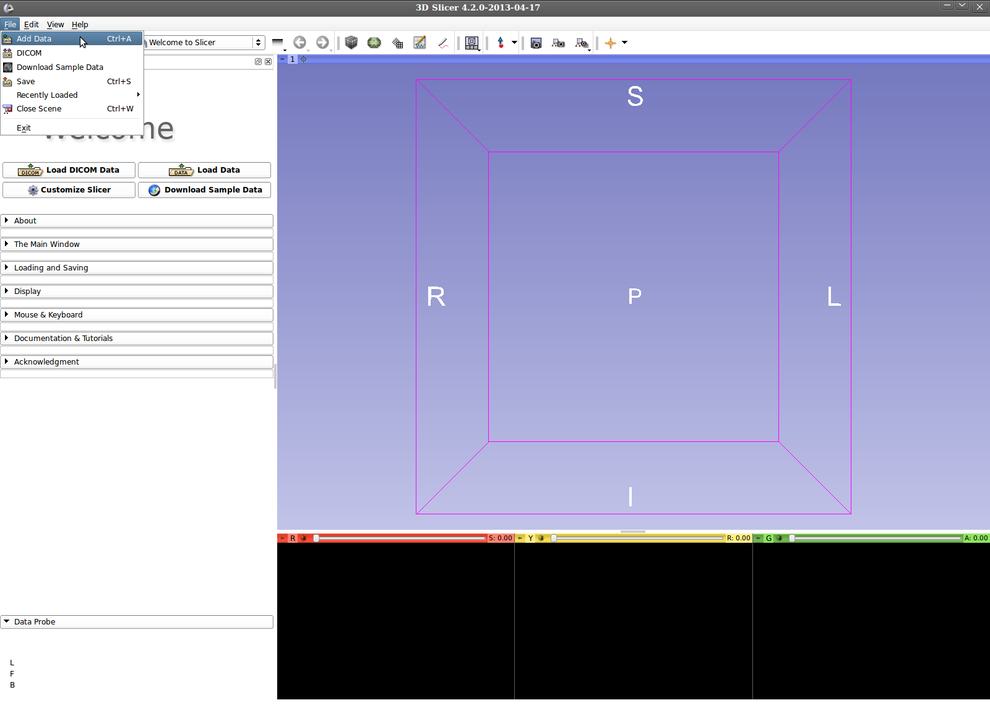
//> input picture documentation/wikiPage/LoadData.png, 990 x 713 px, shrunk from 1600 x 1152 before the run
$ ./imageglob2mha ../../../documentation/wikiPage/LoadData.png   (built with g++ and OpenCV 4)
//> lines starting //> are read from the running program, lines starting //| are printed output that depends on the picture

#include "vtkImageViewer.h"
#include "vtkRenderWindowInteractor.h"
#include "vtkStructuredPointsReader.h"
#include "vtkPiecewiseFunction.h"
#include "vtkColorTransferFunction.h"
#include "vtkVolumeProperty.h"
#include "vtkVolumeRayCastMapper.h"
#include "vtkVolumeRayCastCompositeFunction.h"
#include "vtkVolume.h"
#include "vtkRenderer.h"
#include "vtkPoints.h"
#include "vtkImageData.h"
#include "vtkSmartPointer.h"
#include "vtkMetaImageReader.h"
#include "vtkImageResample.h"
#include "opencv2/core/core.hpp"
#include <vtkMath.h>
#include <cmath>
#include <vector>
#include "KSegmentorBase.h"
#include "opencv2/imgproc/imgproc.hpp"
#include "opencv2/highgui/highgui.hpp"
#include "vtkMetaImageWriter.h"

#define SP( X )  vtkSmartPointer<X>
using namespace std;
using namespace cv;


SP(vtkImageData) makeVtkImage( const std::vector<cv::Mat> & image_glob )
{
  SP(vtkImageData) imgvol   =  SP(vtkImageData)::New();

  cv::Mat img1 = image_glob[0];

  imgvol->SetDimensions( img1.cols,img1.rows,image_glob.size() );
  imgvol->SetNumberOfScalarComponents(1);
  imgvol->SetSpacing(1.0,1.0,1.0);
  imgvol->SetOrigin( 0,0,0);
  imgvol->SetScalarTypeToUnsignedShort( );
  imgvol->AllocateScalars( );


  int nImgs = image_glob.size();
  double labelRange[2];
  unsigned short*  img_out  = (unsigned short *) imgvol->GetScalarPointer();
  int numel = img1.cols * img1.rows;
  for( int k = 0; k < nImgs; k++ ) {

    unsigned short*  img_k_in = (unsigned short *) image_glob[k].ptr<unsigned short>(0); // ->GetScalarPointer();
    for( int i=0; i<numel; i++ )
    {
      unsigned short ival =  img_k_in[i];
      img_out[i + k * numel] = ival;
    }
  }
  imgvol->GetScalarRange( labelRange );
  cout << "min,max: " << labelRange[0] << "," << labelRange[1] << endl;
  return imgvol;
}

int main( int argc, char **argv)
{

  std::vector< cv::Mat > image_glob(argc-1);

  if( argc >= 2 ) {
    for( int k = 1; k < argc; k++ ) {
      double dmin, dmax;
      cout << "attempting to load " << argv[k] << endl;
      cv::Mat img = imread(argv[k]); // read it from disk, fails if file name is wacked
//> img is the input picture: 713 rows x 990 cols, CV_8UC3; mean B, G, R 185.7, 159.6, 158.9
      cv::flip(img.clone(),img,0);
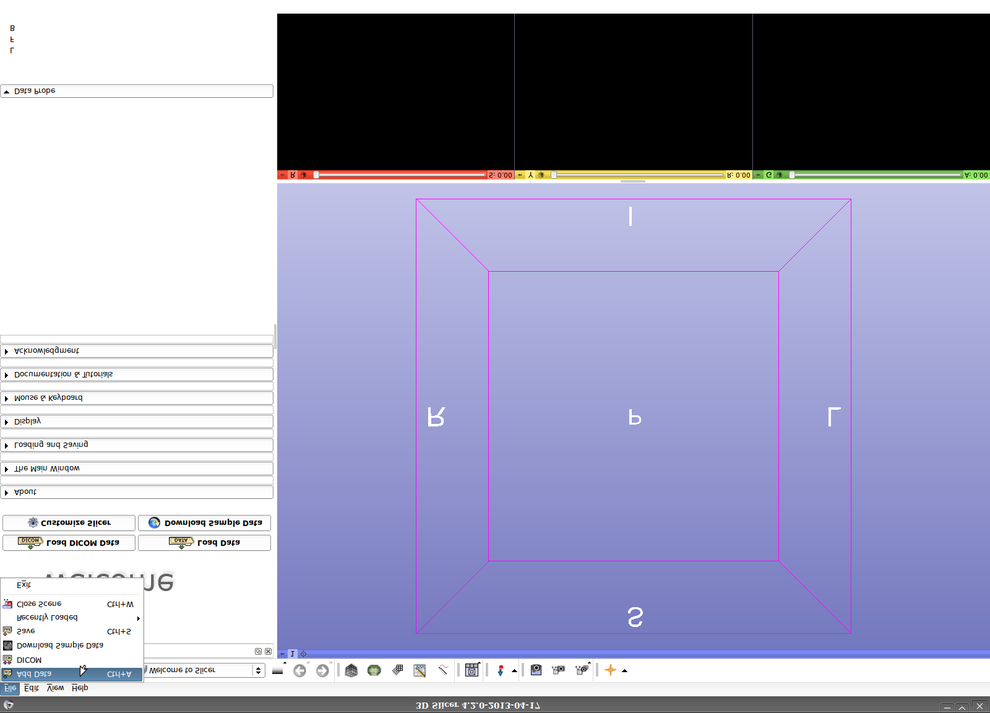
//> img: 713 rows x 990 cols, CV_8UC3; mean B, G, R 185.7, 159.6, 158.9

      if( img.channels() > 1 ) {
        img.clone().convertTo(img,CV_32FC3);
//> img: 713 rows x 990 cols, CV_32FC3
          cv::cvtColor(img.clone(),img,cv::COLOR_RGB2GRAY);
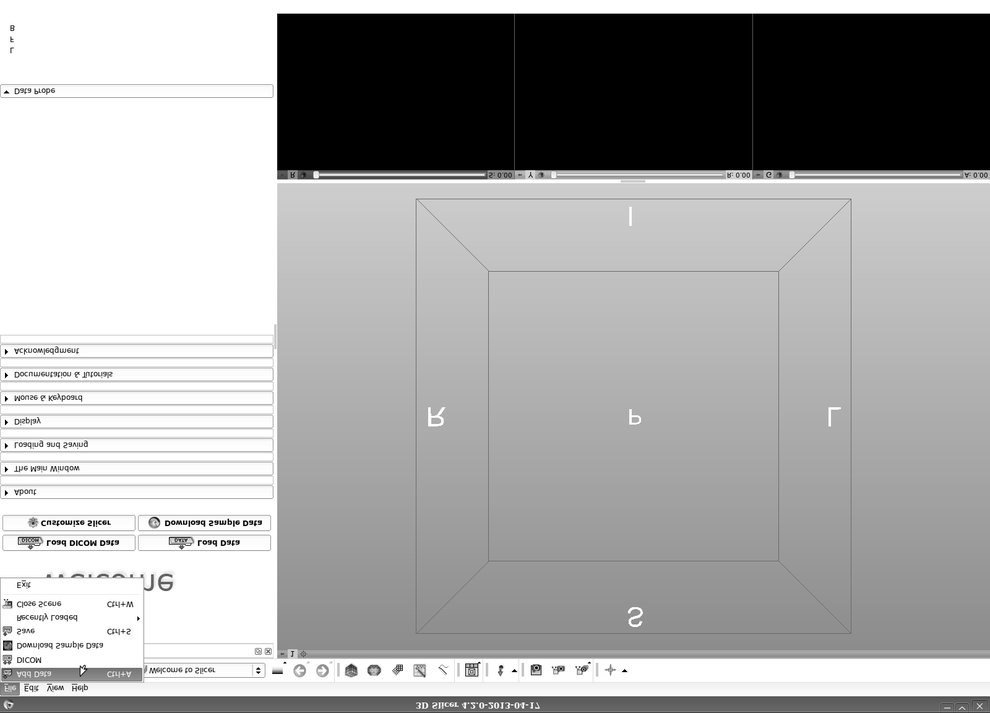
//> img: 713 rows x 990 cols, CV_32FC1; min 0, max 255, mean 167.3
      } else {
        img.clone().convertTo(img,CV_32FC1);
      }
      cv::minMaxLoc(img,&dmin,&dmax);
//> dmin = 0; dmax = 255
      cout << "initial min,max = " << dmin << "," << dmax << " ... ";
//| initial min,max = 0,255 ...
      img = (img - dmin) / (dmax - dmin) * (pow(2.0,12)-1.0);
      cv::minMaxLoc(img,&dmin,&dmax);
//> dmax = 4095
      cout << "final min,max = " << dmin << "," << dmax << endl;
//| final min,max = 0,4095
      img.convertTo(image_glob[k-1],CV_16UC1);
    }
  } else {
    cout << "bogus args! usage: " << argv[0] << " odin.jpg dva.png tri.bmp ... blyat.pgm " << endl;
    exit(1);
  }

//> (the run ends here: the program needs code that is not available in this run, at `SP(vtkImageData) imageData = makeVtkImage( image_glob );`)

$ run again, on documentation/wikiPage/KSliceInit.png
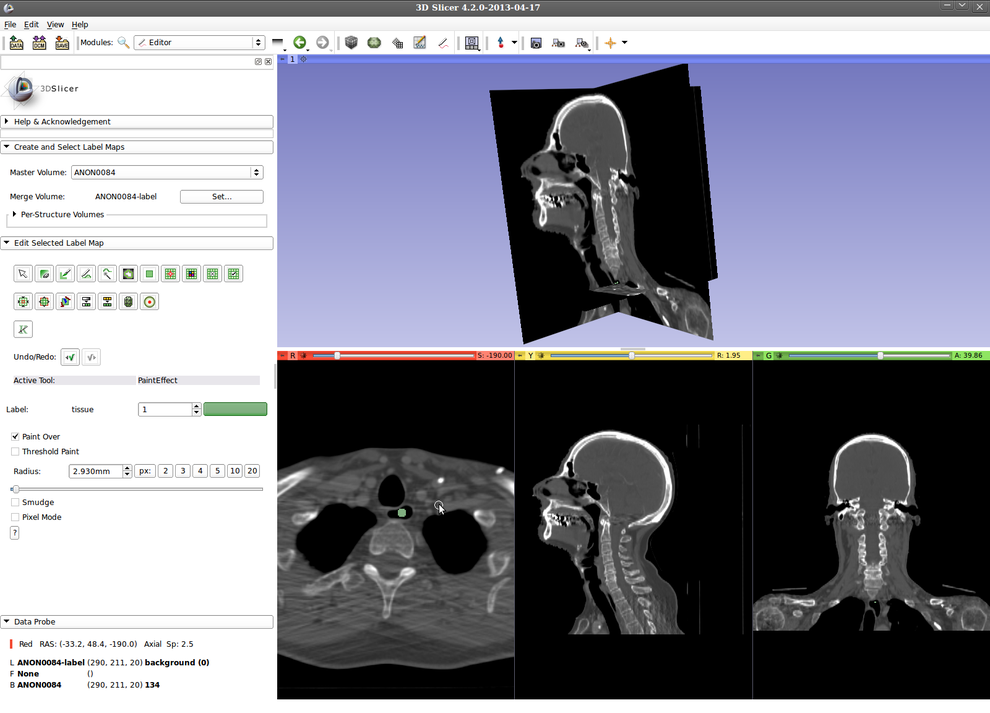
//> input picture documentation/wikiPage/KSliceInit.png, 990 x 713 px, shrunk from 1600 x 1152 before the run
//> img is the input picture: 713 rows x 990 cols, CV_8UC3; mean B, G, R 143.5, 131.8, 131.1
//> `cv::flip(img.clone(),img,0);`:
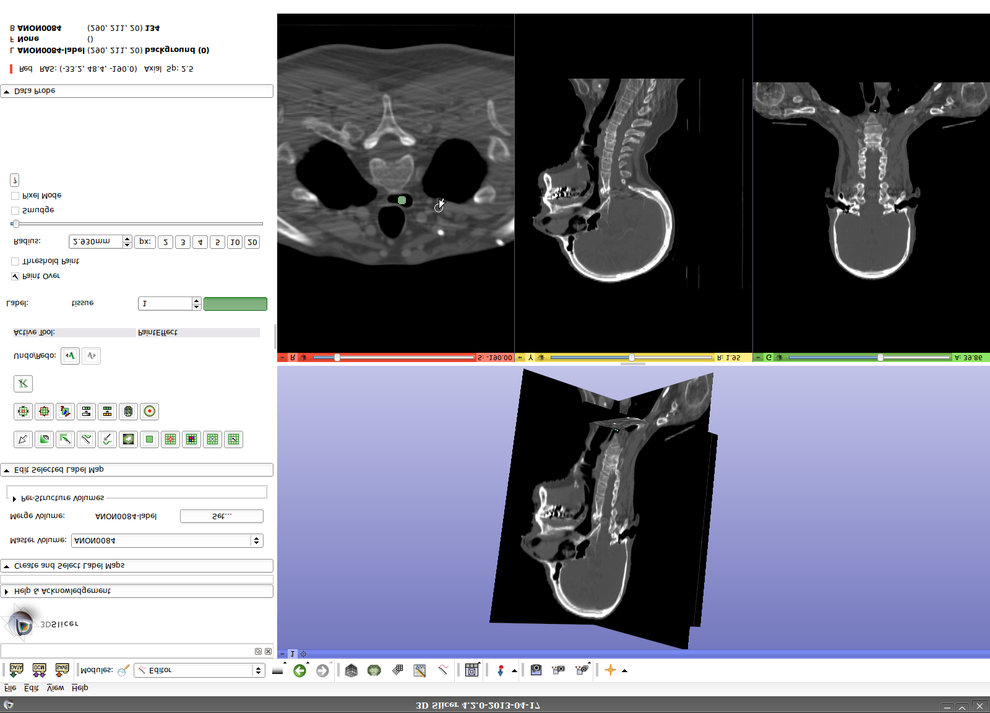
//> img: 713 rows x 990 cols, CV_8UC3; mean B, G, R 143.5, 131.8, 131.1
//> `cv::cvtColor(img.clone(),img,cv::COLOR_RGB2GRAY);`:
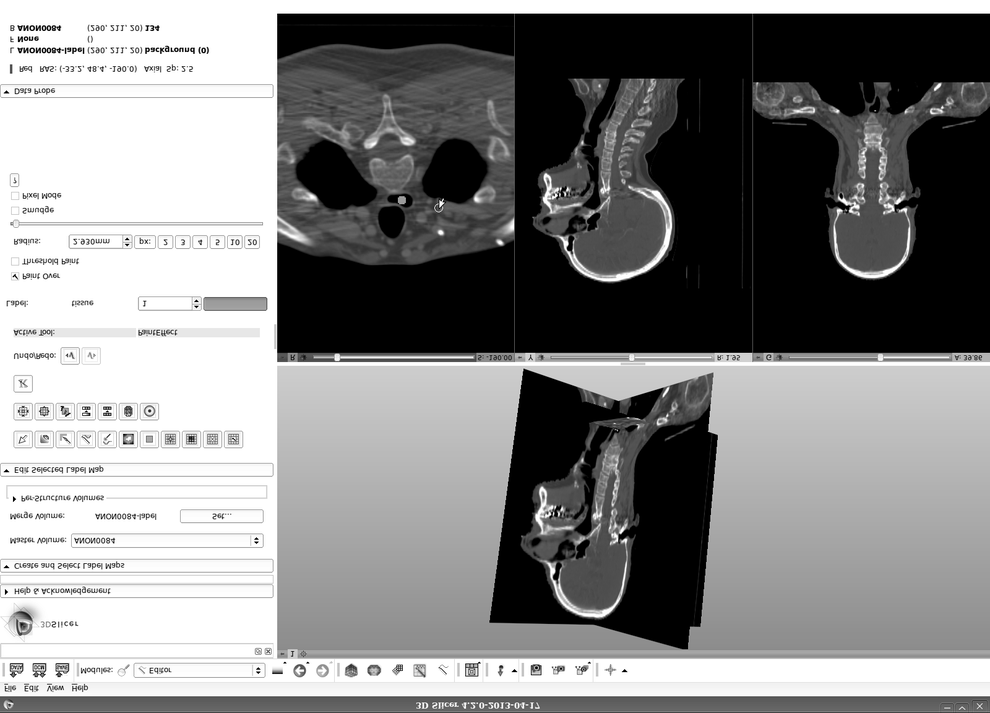
//> img: 713 rows x 990 cols, CV_32FC1; min 0, max 255, mean 135.2
//> `cv::minMaxLoc(img,&dmin,&dmax);`: dmin = 0; dmax = 255
//| initial min,max = 0,255 ...
//> `cv::minMaxLoc(img,&dmin,&dmax);`: dmax = 4095
//| final min,max = 0,4095
